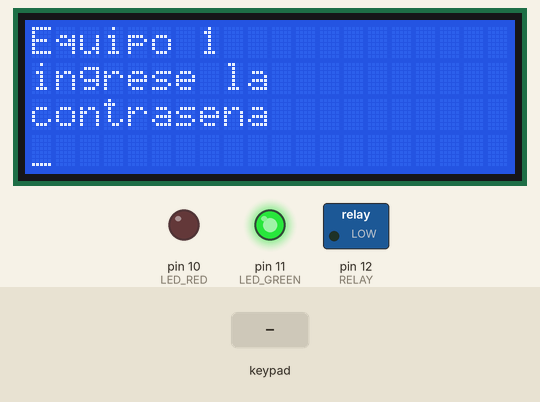
The sketch below on a simulated Arduino Uno, built with avr-gcc and run on an emulated ATmega328P. Shown: 20×4 character LCD, switched loads named in the sketch (green lamp = pin HIGH), output pins drawn as LEDs (lit = HIGH). The inputs (shaded band) are chosen by the test bench.

Above: at 1.2 s.
1.3 s: keypad keys 3 2 1 0 = pressed 0.4 s apart
At 3.4 s:
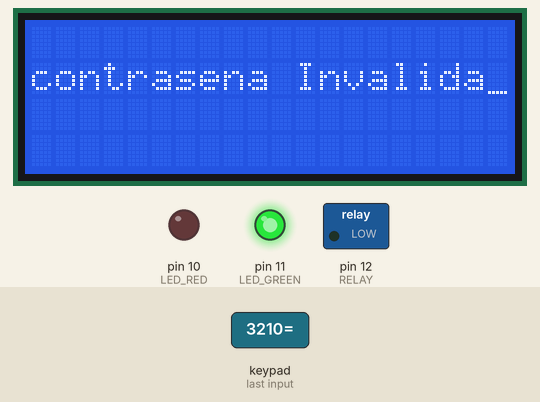
4.8 s: key '=' pressed
7.8 s: key '7' pressed
At 10.0 s:
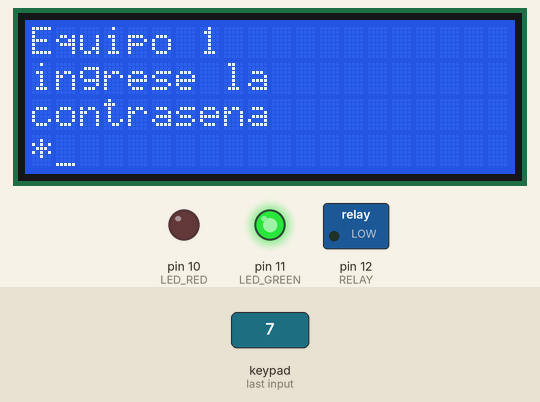
10.6 s: key '8' pressed
At 11.0 s:
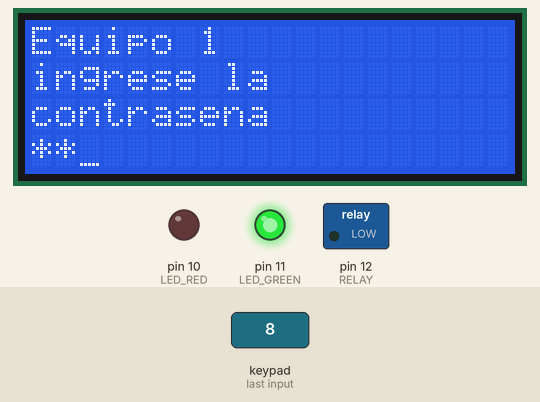
Timing chart, 0 to 13.1 s (numbered marks = the images above; inputs shaded):
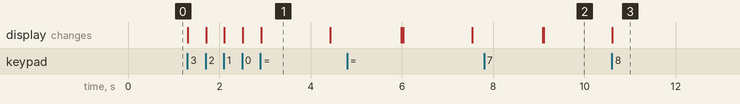

The sketch:

proyecto_1.ino
```cpp
//******************************************************************************
// Revisión de una aplicación para un Sistema de Cerradura de una Puerta
// Aplicación simple para ensayar características de la plataforma Arduino.
// Autor:   Equipo_1
// Fecha:   Septiembre 2020
//******************************************************************************
//******incluir las librerías necesarias******
#include <Keypad.h>                 //librería para usar el teclado matricial
#include <LiquidCrystal_I2C.h>      //librería para usar el LCD con un modulo de comunicación LCD
//---[Habilitación de la LCD]---
LiquidCrystal_I2C lcd(0x27,20,4);   //declaración de la direccion de la LCD y el tamaño, en este caso es de 20 * 4
//- - - - - - - - - - - - - - - - - - - - - - - - - - - - - - - - - - - - - - - -
//---[Habilitación del TECLADO]---
const byte ROWS = 4;  // Cuatro hileras del teclado
const byte COLS = 4;  // Cuatro Columnas del teclado
// Definición de los símbolos del teclado (serigrafía)
char hexaKeys[ROWS][COLS] = {
  {'7', '8', '9', '/'},
  {'4', '5', '6', '*'},
  {'1', '2', '3', '-'},
  {'C', '0', '=', '+'}
};
// Conexiones a las terminales del teclado:
byte rowPins[ROWS] = {3, 2, 1, 0};    // Hileras
byte colPins[COLS] = {7, 6, 5, 4};  // Columnas
// Inicialización de la una instancia del Teclado
Keypad customKeypad = Keypad( makeKeymap(hexaKeys), rowPins, colPins, ROWS, COLS);
//- - - - - - - - - - - - - - - - - - - - - - - - - - - - - - - - - - - - - - - -
//---[Habilitación de Otros Elementos]---
const int LED_RED = 10;   // LED Rojo (Red)
const int LED_GREEN = 11; // LED Verde (Green)
const int RELAY = 12;     // Buzzer
//- - - - - - - - - - - - - - - - - - - - - - - - - - - - - - - - - - - - - - - -
//---[ VARIABLES ]---
char keycount = 0;        // Conteo de intentos
char code[4];             // Retención de teclas oprimidas
//---[AJUSTES]-------------------------------------------------------------------
void setup() {
  pinMode(LED_RED, OUTPUT);     //declaramos como salida
  pinMode(LED_GREEN, OUTPUT);   //declaramos como salida
  pinMode(RELAY, OUTPUT);       //declaramos como salida
  // Ajuste de las características de la LCD
  lcd.init();             //inicializa la LCD
  lcd.backlight();        //enciende la luz del fondo
  lcd.print("Equipo 1");  // Impresión de un mensaje en la LCD
  lcd.setCursor(0, 1);    // Mover cursor a la segunda línea
  lcd.print("ingrese la");  // Impresión de un mensaje en la LCD
  lcd.setCursor(0, 2);    // Mover cursor a la tercera línea
  lcd.print("contrasena");  // Impresión de un mensaje en la LCD
  lcd.setCursor(0, 3);      // Mover cursor a la cuarta línea
  lcd.cursor();           // Encender el cursor
  digitalWrite(LED_GREEN, HIGH);  // Prendido
  digitalWrite(LED_RED, LOW);     // Apagado
  digitalWrite(RELAY, LOW);       // Apagado del relevador
}
//---[CICLO]--------------------------------------------------------------------
void loop() {
  char customKey = customKeypad.getKey();  //obtiene los cáracteres tecleados

  if (customKey && (keycount < 4) && (customKey != '=') && (customKey != 'C')) {
    // lcd.print(customKey);    // Para imprimir tecla introducida
    lcd.print('*');             // Enmascaramiento de info, para protección
    code[keycount] = customKey;
    keycount++;
  }
  if (customKey == 'C') {   // Tecla "Cancel/Lock" presionada para limpiar LCD...
    Lock();                 // ...y cerrar la puerta
  }
  if (customKey == '=') {   // Revisar Password y abrir
    if ((code[0] == '1') && (code[1] == '2') && (code[2] == '3') && (code[3] == '4'))
      // Verificar el password, por omisión: “1234”
    {
      digitalWrite(LED_GREEN, LOW); // Apaga LED Verde
      digitalWrite(LED_RED, HIGH);  // Enciende LED Rojo
      digitalWrite(RELAY, HIGH);    // Suena el buzzer
      lcd.clear();                        //limpia la LCD
      lcd.setCursor(0, 0);                //mover el cursor a la primera línea
      lcd.print("contrasena correcta");   //imprime mensaje
      lcd.setCursor(0, 1);                //mover el cursor a la segunda línea
      lcd.print("puerta abierta");        //imprime mensaje
      lcd.setCursor(0, 2);                //mover el cursor a la tercera línea
      lcd.print("equipo 1");              //imprime mensaje
      lcd.setCursor(0, 3);                //mover el cursor a la cuarta línea
      lcd.print("martha juan e isai");    //imprime mensaje
      delay(4000);                  // Se mantiene abierta por 4 segundos
      Lock();                             //llama a la función Lock
    }
    else
    {
      lcd.clear();                    //limpia la LCD
      lcd.setCursor(0, 1);            //mover el cursor a la segunda línea
      lcd.print("contrasena Invalida");  // Muestra mensaje de error
      delay(1500);                    // Espera un momento
      Lock();                         //llama a la función Lock
    }
  }
}
//******************************************************************************
//-----[ SUBRUTINAS y FUNCIONES ]-----
//---[Cerradura de Puerta y ACtualización de mensaje en la LCD ]---
void Lock() {
  lcd.clear();                    //limpia la LCD
  lcd.setCursor(0, 1);            //mover el cursor a la segunda línea
  lcd.print("= CERRADA =");       //imprime mensaje
  delay(1500);                    // Espera un tiempo
  lcd.setCursor(0, 1);            //mover el cursor a la segunda línea
  lcd.print("                ");  // Limpieza del password
  lcd.setCursor(0, 1);            //mover el cursor a la segunda línea
  keycount = 0;                   // Reinicia número de intentos
  digitalWrite(LED_GREEN, HIGH);  // LED Verde
  digitalWrite(LED_RED, LOW);     // LED Rojo
  digitalWrite(RELAY, LOW);       // Suena el buzzer
  lcd.clear();            //limpia la LCD
  lcd.print("Equipo 1");  // Impresión de un mensaje en la LCD
  lcd.setCursor(0, 1);    // Mover cursor a la segunda línea
  lcd.print("ingrese la");  // Impresión de un mensaje en la LCD
  lcd.setCursor(0, 2);    //mover el cursor a la tercera línea
  lcd.print("contrasena");  // Impresión de un mensaje en la LCD
  lcd.setCursor(0, 3);    //mover el cursor a la cuarta línea
  lcd.cursor();           // Encender el cursor
}
//******************************************************************************
```

Measured:
- after the input at 1.3 s, the display: first changes at once (image 1 shows a later state)
- after the input at 7.8 s, the display: first differs from a run without the input after 1.3 s (image 2)
- after the input at 10.6 s, the display: changes at once (image 3)
- what the display in image 1 shows lasts 1.5 s, from 2.9 s to 4.4 s
